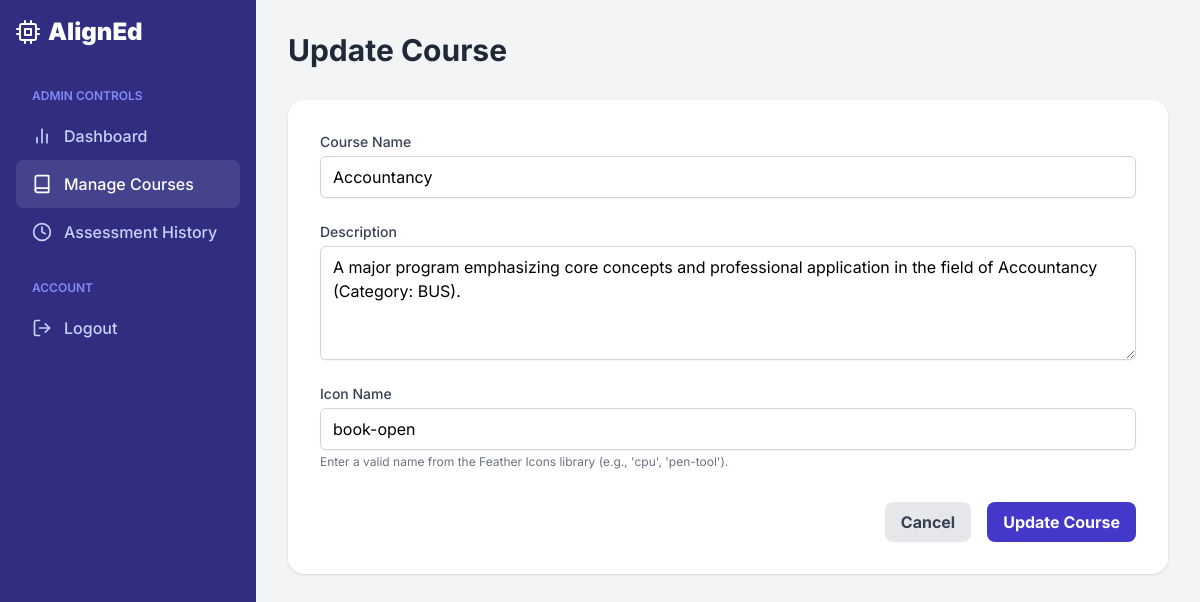
/admin-dashboard/courses/199/edit/ (signed in), run on the app's committed database.
### recommender/models.py (models this page shows, shortened)
class Course(models.Model):
    name = models.CharField(max_length=200, unique=True)
    description = models.TextField(help_text="A brief description of the course.")
    icon = models.CharField(max_length=50, default='book-open', help_text="Name of a Feather icon (e.g., 'cpu', 'pen-tool').")
    active_personas = models.ManyToManyField(
        PersonaTemplate,
        through=CoursePersonaWeight,
        related_name='courses_using_template',
        blank=True,
        help_text="The set of base personas activated for this course with custom weights."
    )
    global_trait_overrides = models.TextField(
        blank=True,
        help_text="Custom trait:score pairs (e.g., ability_logic:5, interest_detail:4) for global fine-tuning."
    )
    field_category = models.CharField(
        max_length=10,
        choices=FIELD_CHOICES,
        default='TECH',
        help_text="The broad category this course belongs to (used for Stage 1 recommendation)."
    )
    offering_universities = models.ManyToManyField(University, related_name='offered_courses', blank=True)
    top_schools = models.TextField(blank=True, help_text="Comma-separated list of top schools in Metro Manila for this course.")

### recommender/views.py (the view)
# urls.py: path('admin-dashboard/courses/<int:pk>/edit/', views.course_update_view, name='course_update'),
@user_passes_test(is_superuser)
def course_update_view(request, pk):
    from .models import FIELD_CHOICES
    course = get_object_or_404(Course, pk=pk)
    if request.method == 'POST':
        course.name, course.description, course.icon = request.POST.get('name'), request.POST.get('description'), request.POST.get('icon')
        course.field_category = request.POST.get('field_category') # Save the new field
        course.save()
        return redirect('course_list')
    context = {'action': 'Update', 'course': course, 'active_page': 'course_list', 'field_choices': FIELD_CHOICES}
    return render(request, 'recommender/admin_course_form.html', context)

### recommender/views.py (called while the page is built)
def is_superuser(user):
    return user.is_authenticated and user.is_superuser

### recommender/templates/recommender/admin_course_form.html (shortened to what this page needs)
{% extends 'recommender/base.html' %}
{% block content %}
<h1 class="text-3xl font-bold text-gray-800 mb-8">{{ action }} Course</h1>
<div class="bg-white p-8 rounded-2xl shadow">
    <form method="POST">
        <div class="space-y-6">
            <div>
                <label for="name" class="block text-sm font-medium text-gray-700">Course Name</label>
                <input type="text" name="name" id="name" value="{{ course.name|default:'' }}" required class="mt-1 block w-full px-3 py-2 border border-gray-300 rounded-md shadow-sm focus:outline-none focus:ring-indigo-500 focus:border-indigo-500">
            </div>
            <div>
                <label for="description" class="block text-sm font-medium text-gray-700">Description</label>
                <textarea name="description" id="description" rows="4" required class="mt-1 block w-full px-3 py-2 border border-gray-300 rounded-md shadow-sm focus:outline-none focus:ring-indigo-500 focus:border-indigo-500">{{ course.description|default:'' }}</textarea>
            </div>
            <div>
                <label for="icon" class="block text-sm font-medium text-gray-700">Icon Name</label>
                <input type="text" name="icon" id="icon" value="{{ course.icon|default:'book-open' }}" required class="mt-1 block w-full px-3 py-2 border border-gray-300 rounded-md shadow-sm focus:outline-none focus:ring-indigo-500 focus:border-indigo-500">
                <p class="text-xs text-gray-500 mt-1">Enter a valid name from the Feather Icons library (e.g., 'cpu', 'pen-tool').</p>
            </div>
        </div>
        <div class="mt-8 flex justify-end space-x-4">
            <a href="{% url 'course_list' %}" class="bg-gray-200 text-gray-700 font-bold py-2 px-4 rounded-lg hover:bg-gray-300">Cancel</a>
            <button type="submit" class="bg-indigo-700 text-white font-bold py-2 px-4 rounded-lg hover:bg-indigo-800">{{ action }} Course</button>
        </div>
    </form>
</div>
{% endblock %}

### recommender/templates/recommender/base.html (style rules this page uses)
body { font-family: 'Inter', sans-serif; }

### data on the page
Course: name "Accountancy", description "A major program emphasizing core concepts and professional application in the field of Accountancy (Category: BUS).", icon "book-open"

### other printed values
{{ action }} "Update"
